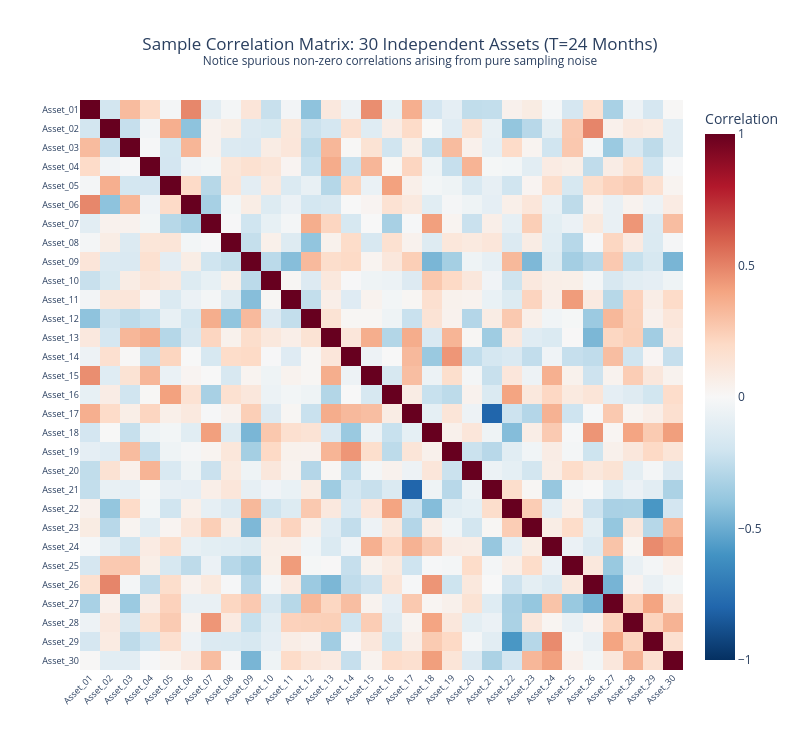

The cell this chart's notebook holds for it:
### Code cell
# 2. Visualize the Correlation Matrix (Plotly Interactive & Seaborn)

# Interactive Plotly Heatmap
fig_heat = go.Figure(data=go.Heatmap(
    z=corr_matrix.values,
    x=asset_names,
    y=asset_names,
    colorscale='RdBu_r',
    zmid=0.0,
    zmin=-1.0,
    zmax=1.0,
    colorbar=dict(title='Correlation', tickvals=[-1.0, -0.5, 0.0, 0.5, 1.0]),
    hovertemplate='Asset X: %{x}<br>Asset Y: %{y}<br>Correlation: %{z:.3f}<extra></extra>'
))

fig_heat.update_layout(
    title=dict(
        text=f'Sample Correlation Matrix: {N_assets} Independent Assets (T={T_months} Months)<br><sup>Notice spurious non-zero correlations arising from pure sampling noise</sup>',
        x=0.5
    ),
    xaxis=dict(tickangle=-45, tickfont=dict(size=9)),
    yaxis=dict(autorange='reversed', tickfont=dict(size=9)),
    width=800,
    height=750,
    template='plotly_white'
)

fig_heat.show()

# High-resolution Seaborn Heatmap
plt.figure(figsize=(11, 9))
sns.heatmap(
    corr_matrix,
    cmap='vlag',
    vmin=-1,
    vmax=1,
    center=0,
    linewidths=0.5,
    cbar_kws={'label': 'Pearson Correlation Coefficient'}
)
plt.title(f'Sample Correlation Matrix ({N_assets} Assets, T={T_months} Months)
True Population Correlation = 0 (Mutual Independence)', fontsize=13, fontweight='bold', pad=12)
plt.xticks(rotation=45, ha='right', fontsize=8)
plt.yticks(fontsize=8)
plt.tight_layout()
plt.show()

### Figure 1 — Plotly figure (JSON) as saved in the notebook; plotly's stock layout.template omitted (floating-point values rounded to 4 significant figures; data arrays with more than 128 entries replaced by an {"elided": "..."} marker saying what was removed)
{"data": [{"colorbar": {"tickvals": [-1.0, -0.5, 0.0, 0.5, 1.0], "title": {"text": "Correlation"}}, "colorscale": [[0.0, "rgb(5,48,97)"], [0.1, "rgb(33,102,172)"], [0.2, "rgb(67,147,195)"], [0.3, "rgb(146,197,222)"], [0.4, "rgb(209,229,240)"], [0.5, "rgb(247,247,247)"], [0.6, "rgb(253,219,199)"], [0.7, "rgb(244,165,130)"], [0.8, "rgb(214,96,77)"], [0.9, "rgb(178,24,43)"], [1.0, "rgb(103,0,31)"]], "hovertemplate": "Asset X: %{x}<br>Asset Y: %{y}<br>Correlation: %{z:.3f}<extra></extra>", "x": ["Asset_01", "Asset_02", "Asset_03", "Asset_04", "Asset_05", "Asset_06", "Asset_07", "Asset_08", "Asset_09", "Asset_10", "Asset_11", "Asset_12", "Asset_13", "Asset_14", "Asset_15", "Asset_16", "Asset_17", "Asset_18", "Asset_19", "Asset_20", "Asset_21", "Asset_22", "Asset_23", "Asset_24", "Asset_25", "Asset_26", "Asset_27", "Asset_28", "Asset_29", "Asset_30"], "y": ["Asset_01", "Asset_02", "Asset_03", "Asset_04", "Asset_05", "Asset_06", "Asset_07", "Asset_08", "Asset_09", "Asset_10", "Asset_11", "Asset_12", "Asset_13", "Asset_14", "Asset_15", "Asset_16", "Asset_17", "Asset_18", "Asset_19", "Asset_20", "Asset_21", "Asset_22", "Asset_23", "Asset_24", "Asset_25", "Asset_26", "Asset_27", "Asset_28", "Asset_29", "Asset_30"], "z": {"elided": "30x30 float values"}, "zmax": 1.0, "zmid": 0.0, "zmin": -1.0, "type": "heatmap"}], "layout": {"title": {"text": "Sample Correlation Matrix: 30 Independent Assets (T=24 Months)<br><sup>Notice spurious non-zero correlations arising from pure sampling noise</sup>", "x": 0.5}, "xaxis": {"tickfont": {"size": 9}, "tickangle": -45}, "yaxis": {"tickfont": {"size": 9}, "autorange": "reversed"}, "width": 800, "height": 750}}
